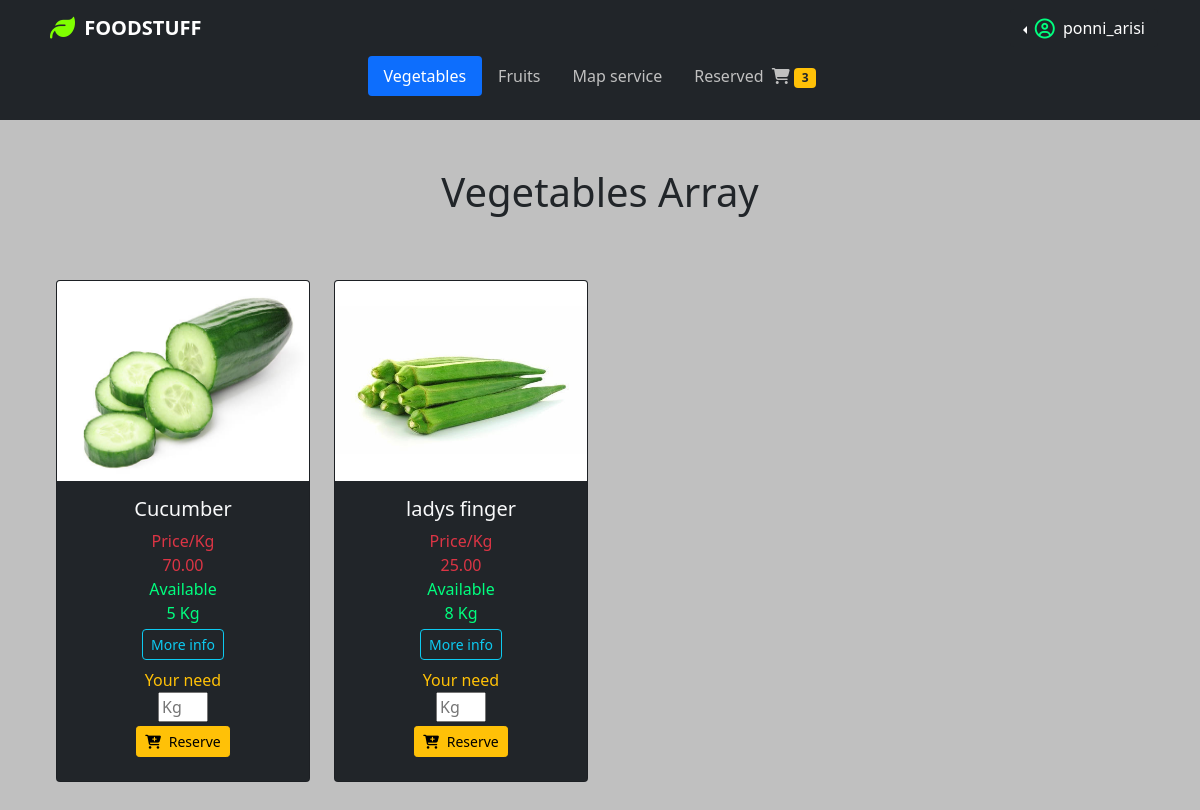
Screenshot of /other_pages/consumers/viewp_c_veg.php (signed in) with the database file from the repository.
### tables this page shows
CREATE TABLE IF NOT EXISTS `fproduct` (
  `pid` int(10) NOT NULL AUTO_INCREMENT,
  `username` varchar(512) NOT NULL,
  `pname` varchar(255) NOT NULL,
  `pdesc` longtext,
  `pcategory` varchar(255) NOT NULL,
  `pimage` varchar(512) DEFAULT NULL,
  `pavailable` int(10) NOT NULL,
  `pprice` decimal(10,2) NOT NULL,
  `paddress` longtext NOT NULL,
  `plocation` varchar(512) NOT NULL,
  `pphoneno` bigint(20) NOT NULL,
  `date` date NOT NULL,
  PRIMARY KEY (`pid`)
);

### other_pages/consumers/viewp_c_veg.php (the view, shortened to what this page needs)
<?php
require("../phpscripts/db.php");
$statement = $pdo->prepare('SELECT * from fproduct where pcategory = :pcat');
$statement->execute(array(':pcat' => "Vegetable"));
$products = $statement->fetchAll(PDO::FETCH_ASSOC);
$stmt = $pdo->prepare('SELECT cpname,cpprice,cpimage,cpaval,cpneed FROM cart WHERE uname= ?');
$stmt->execute([$_SESSION['userlog']]);
$count = $stmt->rowCount();
if (isset($_SESSION['userlog'])) {
    $name = $_SESSION['userlog'];
}
?>
<!DOCTYPE html>
<html lang="en">
<head>
    <link rel="stylesheet" href="../../Assets/css/bootstrap.min.css">
</head>
<body style="background-color: silver;">
    <header>
        <nav class="navbar navbar-expand-lg navbar-dark bg-dark fixed-top">
            <div class="container">
                <a href="#" class="navbar-brand ms-2 fw-bold" id="brand"><i class="fas fa-leaf fa-lg fa-rotate-190 brandicon"></i>
                    FOODSTUFF</a>
                <ul class="navbar-nav ms-auto">
                    <div class="btn-group dropstart bg-trasparent">
                        <button type="button" class="btn bg-dark text-white dropdown-toggle shadow-none" data-bs-toggle="dropdown" aria-expanded="false">
                            <i class="far fa-user-circle fa-lg" style="color:springgreen;">
                            </i>
                            <?php
                            echo "$name";
                            ?>
                        </button>
                </ul>
            </div>
        </nav>
    </header>
    <br>
    <ul class="nav justify-content-center p-3 bg-dark subnav nav-pills">
        <li class="nav-item nedpad">
            <a class="nav-link active" href="../consumers/viewp_c_veg.php">Vegetables</a>
        </li>
        <li class="nav-item">
            <a class="nav-link" href="../consumers/viewp_c_frt.php">Fruits</a>
        </li>
        <li class="nav-item">
            <a class="nav-link nedpad" aria-current="page" href="./map/map.html">Map service</a>
        </li>
        <li class="nav-item">
            <a class="nav-link" href="./reservedplace.php">Reserved &nbsp;<i class="fas fa-shopping-cart"></i>
                <span class="badge badge-pill bg-warning text-dark h6" id="cart-inc-id"><?php echo $count; ?></span></a>
        </li>
    </ul>
    <div class="text-center text-dark mt-5 heading">
        <p class="h1">Vegetables Array</p>
    </div>
    <section class="p-5" id="cards">
        <div class="container p-2 text-center">
            <div class="row row-cols-1 row-cols-md-2 row-cols-sm-2 row-cols-lg-4">
                <?php foreach ($products as $i => $product) { ?>
                    <div class="col mb-4">
                        <div class="card bg-dark text-light">
                            <img src="<?php echo "../" . $product['pimage'] ?>" class="card-img-top img-responsive" alt="product image" height="200px">
                            <div class="card-body pb-2">
                                <?php
                                $id = $product['pid'];
                                ?>
                                <h5 class="card-title">
                                    <?php echo $product['pname'] ?>
                                </h5>
                                <p class="card-text p-0 m-0 text-danger">
                                    Price/Kg<br><?php echo $product['pprice'] ?>
                                <p class="card-text m-0" style="color: springgreen;">
                                    Available<br><?php echo $product['pavailable'] . " " . "Kg"; ?>
                                </p>
                                <div style="display: inline;">
                                    <div class="text-center pt-1">
                                        <?php
                                        echo "<button data-id='" . $id . "' class='userinfo btn btn-outline-info btn-sm btn-block rounded border-none shadow-none'>
                                    More info
                                    </button>";
                                        ?>
                                    </div>
                                    <form action="./reservedplace.php" method="POST">
                                        <div class="text-center pt-2 pb-0">
                                            <p class="text-center m-0 text-warning">
                                                Your need
                                            </p>
                                            <div class="text-center p-0 m-0 pb-1">
                                            <input type="number" name="quantity" id="quantity" placeholder="Kg" min="1" max="<?php echo $product['pavailable']; ?>" required>
                                            </div>
                                            <button type="submit" class="btn btn-warning btn-sm">
                                                <i class="fas fa-cart-plus"></i>
                                                Reserve
                                            </button>
                                        </div>
                                    </form>
                                </div>
                                </p>
                            </div>
                        </div>
                    </div>
                <?php } ?>
            </div>
        </div>
    </section>
</body>
</html>

### other_pages/consumers/viewp_c_veg.php (style rules this page uses)
.brandicon { color: chartreuse; }
div i { padding-right: 4px; }
input[type="number"] { width: 50px; }
.subnav li a { color: silver; }

### rows the page displays
fproduct: pimage (picture), pname "Cucumber", pprice "70.00", pavailable "5"
fproduct: pimage (picture), pname "ladys finger", pprice "25.00", pavailable "8"

### other values shown
$name "ponni_arisi"
$count "3"
